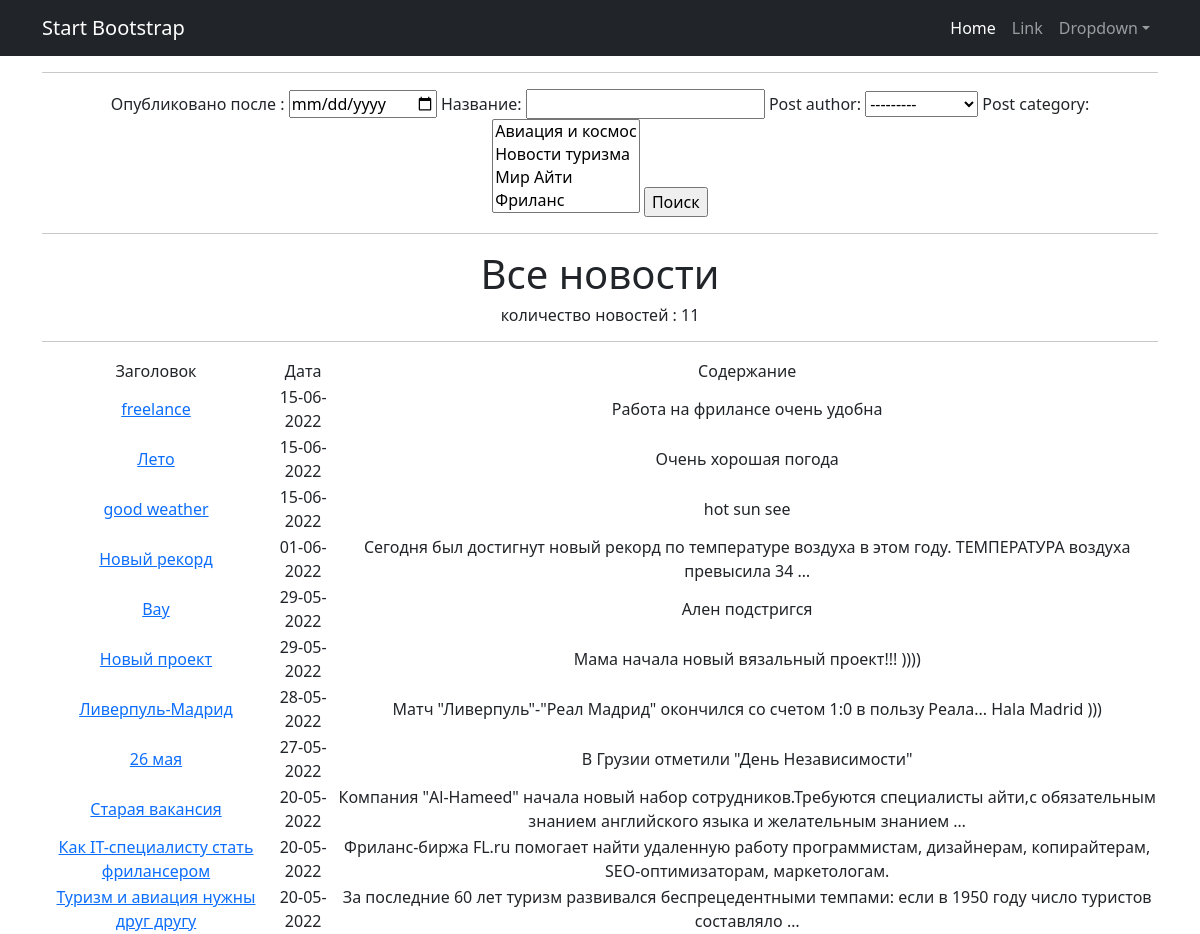
The app's page /news/search/ with its own data.
### news/models.py (models this page shows, shortened)
class Post(models.Model):
    article = 'AR'
    news = 'NW'
    TYPES = [(article, 'статья'), (news, 'новость')]
    post_author = models.ForeignKey(Author, on_delete=models.CASCADE)
    post_type = models.CharField(max_length=2, choices=TYPES)
    post_time_create = models.DateTimeField(auto_now_add=True)
    post_category = models.ManyToManyField(Category, through='PostCategory')
    post_title = models.CharField(max_length=255)
    post_text = models.TextField()
    post_rating = models.IntegerField(default=0)

### news/views.py (the view)
# urls.py: path('search/', Search.as_view()),
class Search(ListView):
    model = Post
    template_name = 'search.html'
    context_object_name = 'post'
    ordering = ['-post_time_create']
    def get_context_data(self, **kwargs):
        context = super().get_context_data(**kwargs)
        context['filter'] = PostFilter(self.request.GET, queryset=self.get_queryset())
        return context

### news/models.py (called while the page is built)
    def __str__(self):
        return f'{self.author}'

    def __str__(self):
        return f'{self.category}'

### templates/search.html (shortened to what this page needs)
{% extends 'flatpages/default.html' %}
{% load custom_filters %}
{% load custom_tags %}
{% block content %}
<hr>
<form method="GET">
    {{ filter.form }}
    <input type="submit" value="Поиск">
</form>
<hr>
   <h1>Все новости </h1>
   <h6>количество новостей : {{ post|length }} </h6>
   <hr>
{% if post %}
    <table>
        <tr>
            <td>Заголовок</td>
            <td>Дата</td>
            <td>Содержание</td>
        </tr>
        {% for post in filter.qs %}
            <tr>
                <td>
                    <a href="{% url 'post' post.id %}">{{ post.post_title }}</a>
                </td>
                <td>
                    {{ post.post_time_create| date:'d-m-Y' }}
                </td>
                <td>
                    {{ post.post_text | truncatewords:15 }}
                </td>
                </tr>
        {% endfor %}
    </table>
{% else %}
    <h2>Новостей нет!</h2>
{% endif %}
{% endblock content %}

### templates/flatpages/default.html (shortened to what this page needs)
<!DOCTYPE html>
<html lang="en">
    <head>
        {% load static %}
        <link href="{% static 'css/styles.css' %}" rel="stylesheet" />
    </head>
    <body>
        <nav class="navbar navbar-expand-lg navbar-dark bg-dark">
            <div class="container">
                <a class="navbar-brand" href="#">Start Bootstrap</a>
                <div class="collapse navbar-collapse" id="navbarSupportedContent">
                    <ul class="navbar-nav ms-auto mb-2 mb-lg-0">
                        <li class="nav-item"><a class="nav-link active" aria-current="page" href="#">Home</a></li>
                        <li class="nav-item"><a class="nav-link" href="#">Link</a></li>
                        <li class="nav-item dropdown">
                            <a class="nav-link dropdown-toggle" id="navbarDropdown" href="#" role="button" data-bs-toggle="dropdown" aria-expanded="false">Dropdown</a>
                        </li>
                    </ul>
                </div>
            </div>
        </nav>
        <div class="container">
            <div class="row">
                 <div class="col-lg-12 text-center">
                    {% block content %}{% endblock content %}
                 </div>
            </div>
        </div>
    </body>
</html>

### records on screen
Post: post_title "freelance", post_time_create "15-06-2022", post_text "Работа на фрилансе очень удобна"
Post: post_title "Лето", post_time_create "15-06-2022", post_text "Очень хорошая погода"
Post: post_title "good weather", post_time_create "15-06-2022", post_text "hot sun see"
Post: post_title "Новый рекорд", post_time_create "01-06-2022", post_text "Сегодня был достигнут новый рекорд по температуре воздуха в этом году. ТЕМПЕРАТУРА воздуха превысила 34 …"
Post: post_title "Вау", post_time_create "29-05-2022", post_text "Ален подстригся"
Post: post_title "Новый проект", post_time_create "29-05-2022", post_text "Мама начала новый вязальный проект!!! ))))"
Post: post_title "Ливерпуль-Мадрид", post_time_create "28-05-2022", post_text "Матч \"Ливерпуль\"-\"Реал Мадрид\" окончился со счетом 1:0 в пользу Реала... Hala Madrid )))"
Post: post_title "26 мая", post_time_create "27-05-2022", post_text "В Грузии отметили \"День Независимости\""
Post: post_title "Старая вакансия", post_time_create "20-05-2022", post_text "Компания \"Al-Hameed\" начала новый набор сотрудников.Требуются специалисты айти,с обязательным знанием английского языка и желательным знанием …"
Post: post_title "Как IT-специалисту стать фрилансером", post_time_create "20-05-2022", post_text "Фриланс-биржа FL.ru помогает найти удаленную работу программистам, дизайнерам, копирайтерам, SEO-оптимизаторам, маркетологам."
Post: post_title "Туризм и авиация нужны друг другу", post_time_create "20-05-2022", post_text "За последние 60 лет туризм развивался беспрецедентными темпами: если в 1950 году число туристов составляло …"

### other values on screen
{{ post|length }} "11"
